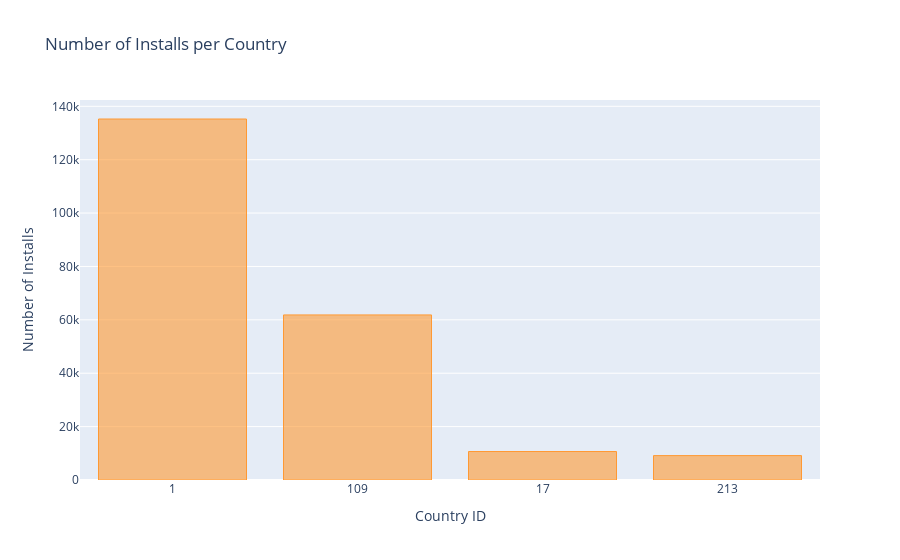

Here is the notebook cell this chart was saved with:
### Markdown cell above
##### Which Countries are Downloading the Most?

### Code cell
installs["country_id"].value_counts().iplot(kind="bar",
                                            layout = {"xaxis": {"type":"category", 
                                                                "title": "Country ID"},
                                                      "yaxis": {"title": "Number of Installs"},
                                                      "title":"Number of Installs per Country"}
                                           )

### Figure 1 — Plotly figure (JSON) as saved in the notebook; plotly's stock layout.template omitted (floating-point values rounded to 4 significant figures)
{"data": [{"marker": {"color": "rgba(255, 153, 51, 0.6)", "line": {"color": "rgba(255, 153, 51, 1.0)", "width": 1}}, "name": "country_id", "orientation": "v", "text": "", "type": "bar", "x": [1, 109, 17, 213], "y": [135242, 61841, 10671, 9134]}], "layout": {"title": {"text": "Number of Installs per Country"}, "xaxis": {"title": {"text": "Country ID"}, "type": "category"}, "yaxis": {"title": {"text": "Number of Installs"}}}}
